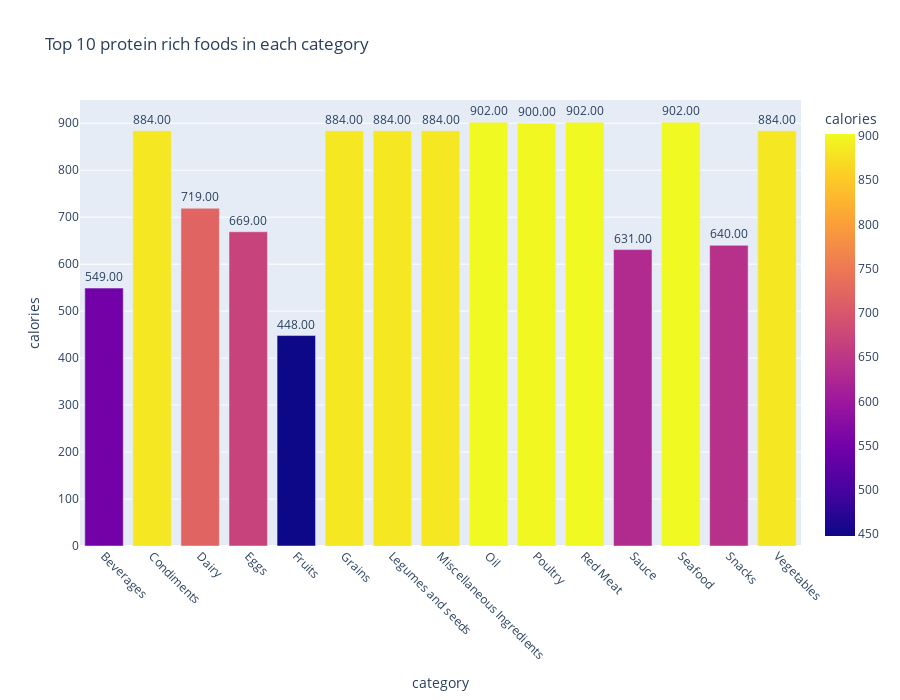

Notebook code for this chart:
### Markdown cell above
# Food with highest calories in each category

### Code cell
calories_rich = nutrients.sort_values(by='calories', ascending=False)
top_calories_per_category = (calories_rich.groupby('category').first().reset_index())
fig = px.bar(top_calories_per_category, x='category', y='calories', color='calories', title='Top 10 protein rich foods in each category',
             width=900, height=700, text='product',
            text_auto = '.2f')
fig.update_traces(textposition='outside')
fig.update_layout(uniformtext_minsize=8, uniformtext_mode='hide')
fig.update_xaxes(tickangle=45)
fig.show()

### Figure 1 — Plotly figure (JSON) as saved in the notebook; plotly's stock layout.template omitted (floating-point values rounded to 4 significant figures)
{"data": [{"hovertemplate": "category=%{x}<br>calories=%{marker.color}<br>product=%{text}<extra></extra>", "legendgroup": "", "marker": {"color": [549, 884, 719, 669, 448, 884, 884, 884, 902, 900, 902, 631, 902, 640, 884], "coloraxis": "coloraxis", "pattern": {"shape": ""}}, "name": "", "orientation": "v", "showlegend": false, "text": ["Candies milk chocolate coated coffee beans", "Oil mustard", "Margarine soybean (hydrogenated) hard regular", "Egg dried yolk", "Toppings nuts in syrup", "Oil wheat germ", "Oil salad or cooking soybean", "Shortening soybean (partially hydrogenated)-cottonseed (partially hydrogenated) household", "Fish oil fully hydrogenated menhaden", "Fat goose", "Fat mutton tallow", "Salad dressing home recipe french", "Fish oil salmon", "McDONALD'S Peanuts (for Sundaes)", "Shortening composite household vegetable"], "textposition": "outside", "texttemplate": "%{y:.2f}", "type": "bar", "x": ["Beverages", "Condiments", "Dairy", "Eggs", "Fruits", "Grains", "Legumes and seeds", "Miscellaneous Ingredients", "Oil", "Poultry", "Red Meat", "Sauce", "Seafood", "Snacks", "Vegetables"], "xaxis": "x", "y": [549, 884, 719, 669, 448, 884, 884, 884, 902, 900, 902, 631, 902, 640, 884], "yaxis": "y"}], "layout": {"barmode": "relative", "coloraxis": {"colorbar": {"title": {"text": "calories"}}, "colorscale": [[0, "#0d0887"], [0.1111, "#46039f"], [0.2222, "#7201a8"], [0.3333, "#9c179e"], [0.4444, "#bd3786"], [0.5556, "#d8576b"], [0.6667, "#ed7953"], [0.7778, "#fb9f3a"], [0.8889, "#fdca26"], [1, "#f0f921"]]}, "height": 700, "legend": {"tracegroupgap": 0}, "title": {"text": "Top 10 protein rich foods in each category"}, "uniformtext": {"minsize": 8, "mode": "hide"}, "width": 900, "xaxis": {"anchor": "y", "domain": [0, 1], "tickangle": 45, "title": {"text": "category"}}, "yaxis": {"anchor": "x", "domain": [0, 1], "title": {"text": "calories"}}}}
